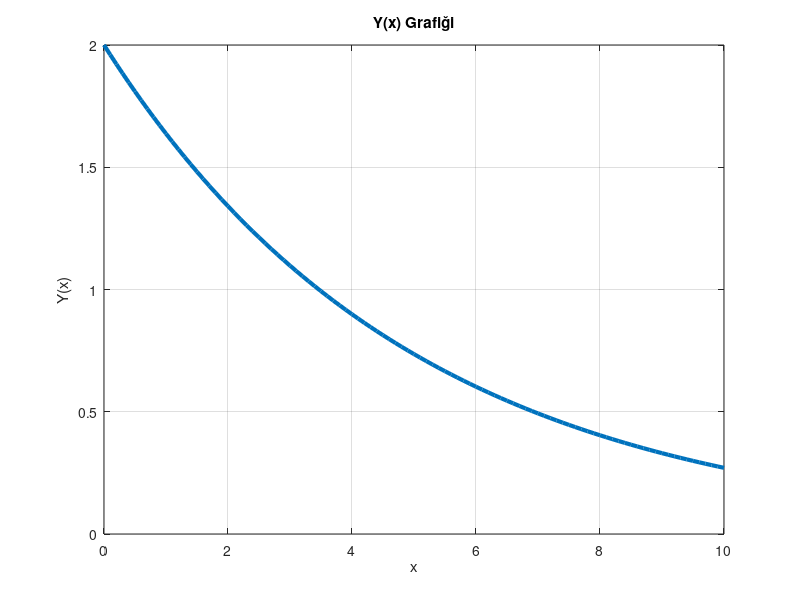

This figure's MATLAB source:
% y(x)=2*e^(-0.2*x) denklemini 0<=x<=10 aralığında çizdir
x=0:0.1:10;
y=2*exp(-0.2*x);
plot(x,y,'linewidth',3)
grid on
title('Y(x) Grafiği')
xlabel('x');ylabel('Y(x)')


% x  linspace(0, 10, 100); % 0 ile 10 arasında 100 nokta
% y = 2 * exp(-0.2 * x);
% 
% figure;
% plot(x, y, 'b-', 'LineWidth', 2);
% xlabel('x');
% ylabel('y(x)');
% title('y(x) = 2 * e^{-0.2 * x}');
% grid on;

